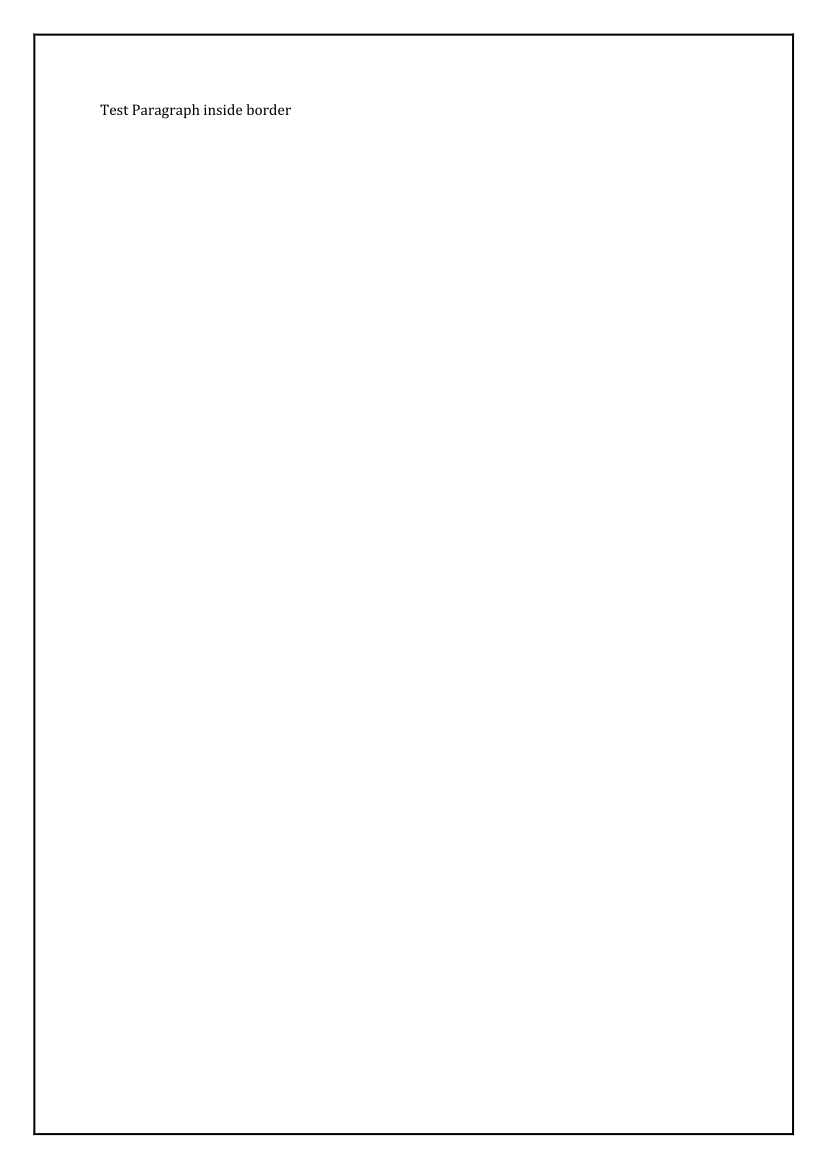

Recreate this plot in Python.
import docx
from docx.oxml import parse_xml
from docx.shared import Inches, Pt, RGBColor
import win32com.client
import os

doc = docx.Document()
section = doc.sections[0]
section.page_width = Inches(8.27)  # A4
section.page_height = Inches(11.69)
section.top_margin = Inches(1)
section.bottom_margin = Inches(1)
section.left_margin = Inches(1)
section.right_margin = Inches(1)

# Add page border
sectPr = section._sectPr
pgBorders = parse_xml(
    r'<w:pgBorders xmlns:w="http://schemas.openxmlformats.org/wordprocessingml/2006/main" w:offsetFrom="page">'
    r'<w:top w:val="single" w:sz="12" w:space="24" w:color="000000"/>'
    r'<w:left w:val="single" w:sz="12" w:space="24" w:color="000000"/>'
    r'<w:bottom w:val="single" w:sz="12" w:space="24" w:color="000000"/>'
    r'<w:right w:val="single" w:sz="12" w:space="24" w:color="000000"/>'
    r'</w:pgBorders>'
)
sectPr.append(pgBorders)

p = doc.add_paragraph("Test Paragraph inside border")
doc.save("scratch/test_border.docx")

# Convert to PDF using Word COM
word = win32com.client.Dispatch("Word.Application")
word.Visible = False
in_file = os.path.abspath("scratch/test_border.docx")
out_file = os.path.abspath("scratch/test_border.pdf")
doc_word = word.Documents.Open(in_file)
doc_word.SaveAs(out_file, FileFormat=17)
doc_word.Close()
word.Quit()
print("Successfully generated and converted test_border.pdf")
